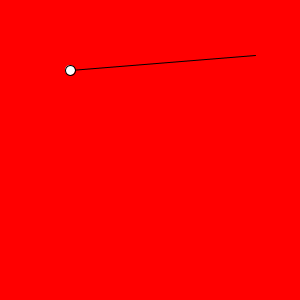
Frame 1 (no input)
Frame 60 (the mouse pressed at the canvas centre just before this capture): identical to frame 1, image omitted
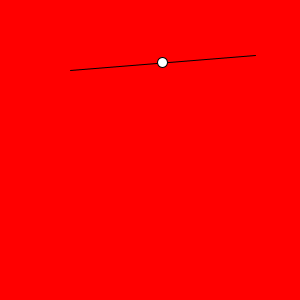
Frame 120 (the mouse held since frame 60 and released just before this capture)

The Processing sketch that drew these frames (run headless with seeded random() and noise(); from frame 60 on, the mouse is pressed at the canvas centre):

// Processing sketch: LineAndBall_008
// ── LineAndBall_008.pde
float xh = 70;
float yh = 70;
float xo = 255;
float yo = 55;

void setup() {
  size(300, 300);
}

void draw() {
  background(255, 0, 0);
  line(xh, yh, xo, yo);
  float a = map(mouseX, 0, width, 0, 1);
  float xf = xh + a*(xo - xh);
  float yf = yh + a*(yo - yh);
  ellipse(xf, yf, 10, 10);
}
